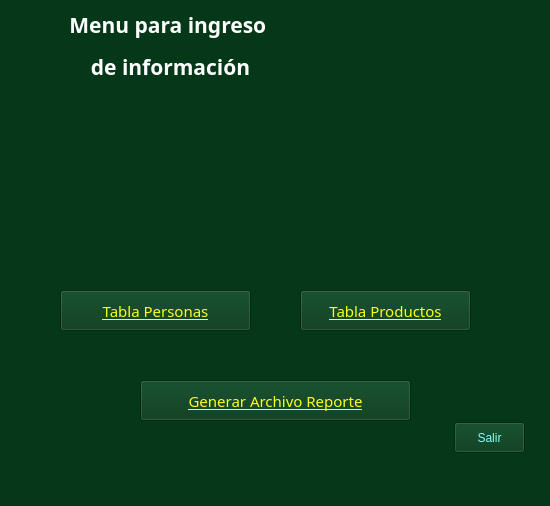
<?xml version="1.0" encoding="UTF-8"?>
<ui version="4.0">
 <class>MainWindow</class>
 <widget class="QMainWindow" name="MainWindow">
  <property name="geometry">
   <rect>
    <x>0</x>
    <y>0</y>
    <width>550</width>
    <height>506</height>
   </rect>
  </property>
  <property name="font">
   <font>
    <family>Castellar</family>
    <pointsize>8</pointsize>
    <weight>50</weight>
    <italic>false</italic>
    <bold>false</bold>
   </font>
  </property>
  <property name="windowTitle">
   <string>MainWindow_Menu</string>
  </property>
  <property name="styleSheet">
   <string notr="true">color: rgb(255, 185, 64);
background-color: rgb(4, 56, 25);
font: 8pt &quot;Castellar&quot;;</string>
  </property>
  <widget class="QWidget" name="centralwidget">
   <widget class="QPushButton" name="BtnTablaPersonas">
    <property name="geometry">
     <rect>
      <x>60</x>
      <y>290</y>
      <width>191</width>
      <height>41</height>
     </rect>
    </property>
    <property name="font">
     <font>
      <family>Lucida Calligraphy</family>
      <pointsize>11</pointsize>
      <weight>50</weight>
      <italic>false</italic>
      <bold>false</bold>
      <underline>true</underline>
     </font>
    </property>
    <property name="styleSheet">
     <string notr="true">color: rgb(255, 255, 30);
font: 11pt &quot;Lucida Calligraphy&quot;;</string>
    </property>
    <property name="text">
     <string>Tabla Personas</string>
    </property>
   </widget>
   <widget class="QPushButton" name="BtnTablaProductos">
    <property name="geometry">
     <rect>
      <x>300</x>
      <y>290</y>
      <width>171</width>
      <height>41</height>
     </rect>
    </property>
    <property name="font">
     <font>
      <family>Lucida Calligraphy</family>
      <pointsize>11</pointsize>
      <weight>50</weight>
      <italic>false</italic>
      <bold>false</bold>
      <underline>true</underline>
     </font>
    </property>
    <property name="styleSheet">
     <string notr="true">color: rgb(255, 255, 30);
font: 11pt &quot;Lucida Calligraphy&quot;;</string>
    </property>
    <property name="text">
     <string>Tabla Productos</string>
    </property>
   </widget>
   <widget class="QPushButton" name="BtnGenerarArchivo">
    <property name="geometry">
     <rect>
      <x>140</x>
      <y>380</y>
      <width>271</width>
      <height>41</height>
     </rect>
    </property>
    <property name="font">
     <font>
      <family>Lucida Calligraphy</family>
      <pointsize>11</pointsize>
      <weight>50</weight>
      <italic>false</italic>
      <bold>false</bold>
      <underline>true</underline>
     </font>
    </property>
    <property name="styleSheet">
     <string notr="true">color: rgb(255, 255, 30);
font: 11pt &quot;Lucida Calligraphy&quot;;</string>
    </property>
    <property name="text">
     <string>Generar Archivo Reporte</string>
    </property>
   </widget>
   <widget class="QPushButton" name="BtnSalir">
    <property name="geometry">
     <rect>
      <x>454</x>
      <y>422</y>
      <width>71</width>
      <height>31</height>
     </rect>
    </property>
    <property name="styleSheet">
     <string notr="true">color: rgb(131, 255, 247);</string>
    </property>
    <property name="text">
     <string>Salir</string>
    </property>
   </widget>
   <widget class="QLabel" name="label">
    <property name="geometry">
     <rect>
      <x>10</x>
      <y>10</y>
      <width>321</width>
      <height>71</height>
     </rect>
    </property>
    <property name="font">
     <font>
      <family>Castellar</family>
      <pointsize>8</pointsize>
      <weight>50</weight>
      <italic>false</italic>
      <bold>false</bold>
      <underline>false</underline>
      <stylestrategy>PreferDefault</stylestrategy>
     </font>
    </property>
    <property name="text">
     <string>&lt;html&gt;&lt;head/&gt;&lt;body&gt;&lt;p align=&quot;center&quot;&gt;&lt;span style=&quot; font-size:16pt; font-weight:600; color:#ffffff;&quot;&gt;Menu para ingreso &lt;/span&gt;&lt;/p&gt;&lt;p align=&quot;center&quot;&gt;&lt;span style=&quot; font-size:16pt; font-weight:600; color:#ffffff;&quot;&gt;de información&lt;/span&gt;&lt;/p&gt;&lt;/body&gt;&lt;/html&gt;</string>
    </property>
   </widget>
  </widget>
  <widget class="QMenuBar" name="menubar">
   <property name="geometry">
    <rect>
     <x>0</x>
     <y>0</y>
     <width>550</width>
     <height>19</height>
    </rect>
   </property>
  </widget>
  <widget class="QStatusBar" name="statusbar"/>
 </widget>
 <resources/>
 <connections/>
</ui>
